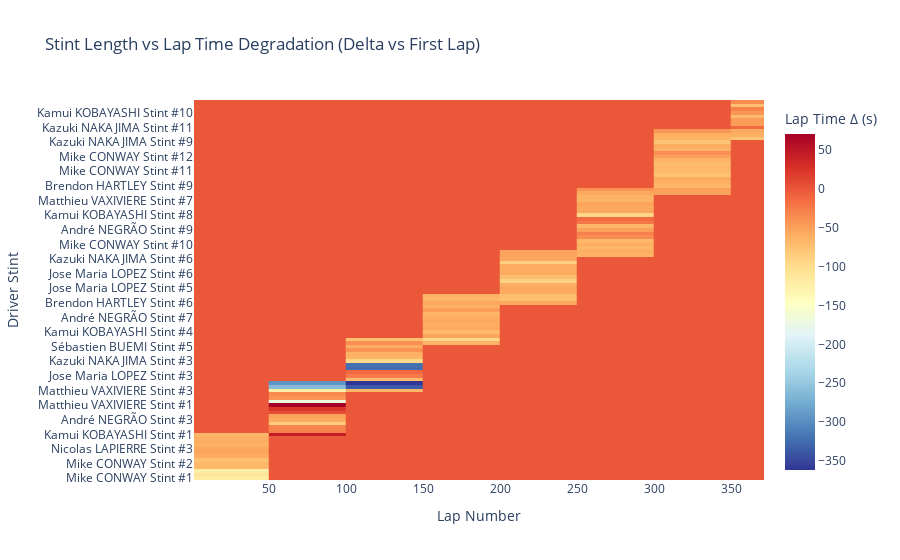

The notebook cell saved with this chart:
### Markdown cell above
## Stint Length vs Degradation

### Code cell
LeMans["stint_lap_index"] = LeMans.groupby("driver_stint").cumcount()

first_lap_time = (LeMans[LeMans["stint_lap_index"] == 0].set_index("driver_stint")["lap_time_s"])

LeMans["lap_time_delta"] = (LeMans["lap_time_s"] - LeMans["driver_stint"].map(first_lap_time))

fig = px.density_heatmap(LeMans,
    x="lap_number",
    y="driver_stint",
    z="lap_time_delta",
    histfunc="avg",
    color_continuous_scale="RdYlBu_r",
    title="Stint Length vs Lap Time Degradation (Delta vs First Lap)",
     labels={                  
        "lap_number": "Lap Number",
        "lap_time_delta": "Lap Time Δ (s)",
        "driver_stint": "Driver Stint",
    }
)

fig.update_layout(
    xaxis_title="Lap Number",
    yaxis_title="Driver Stint",
    coloraxis_colorbar_title="Lap Time Δ (s)"
)

fig.update_xaxes(range=[1, 371])

fig.show()

### Figure 1 — Plotly figure (JSON) as saved in the notebook; plotly's stock layout.template omitted (floating-point values rounded to 4 significant figures; data arrays with more than 128 entries replaced by an {"elided": "..."} marker saying what was removed)
{"data": [{"coloraxis": "coloraxis", "histfunc": "avg", "hovertemplate": "Lap Number=%{x}<br>Driver Stint=%{y}<br>avg of Lap Time Δ (s)=%{z}<extra></extra>", "name": "", "type": "histogram2d", "x": {"elided": "1107 int values"}, "xaxis": "x", "xbingroup": "x", "y": {"elided": "1107 str values"}, "yaxis": "y", "ybingroup": "y", "z": {"elided": "1107 float values"}}], "layout": {"coloraxis": {"colorbar": {"title": {"text": "Lap Time Δ (s)"}}, "colorscale": [[0, "rgb(49,54,149)"], [0.1, "rgb(69,117,180)"], [0.2, "rgb(116,173,209)"], [0.3, "rgb(171,217,233)"], [0.4, "rgb(224,243,248)"], [0.5, "rgb(255,255,191)"], [0.6, "rgb(254,224,144)"], [0.7, "rgb(253,174,97)"], [0.8, "rgb(244,109,67)"], [0.9, "rgb(215,48,39)"], [1, "rgb(165,0,38)"]]}, "legend": {"tracegroupgap": 0}, "title": {"text": "Stint Length vs Lap Time Degradation (Delta vs First Lap)"}, "xaxis": {"anchor": "y", "domain": [0, 1], "range": [1, 371], "title": {"text": "Lap Number"}}, "yaxis": {"anchor": "x", "domain": [0, 1], "title": {"text": "Driver Stint"}}}}
